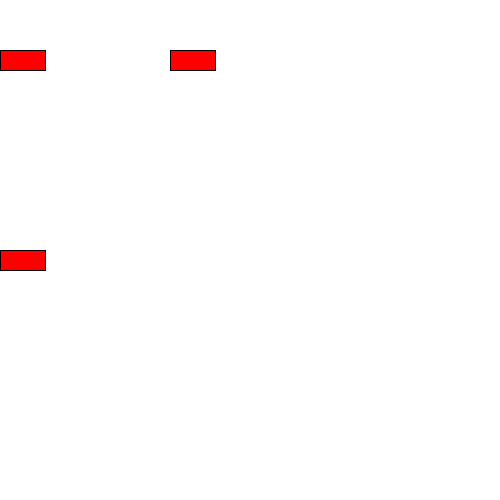
Frame 1 (no input)
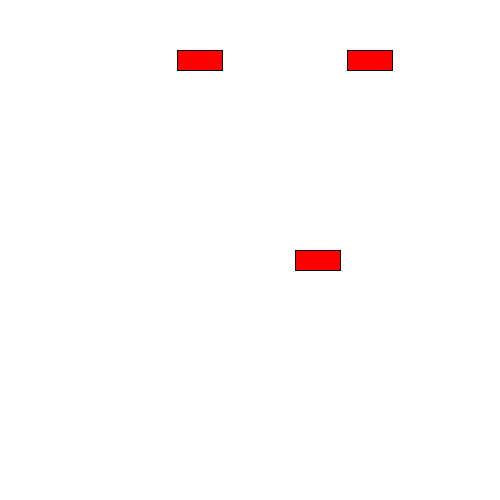
Frame 60 (the mouse pressed at the canvas centre just before this capture)
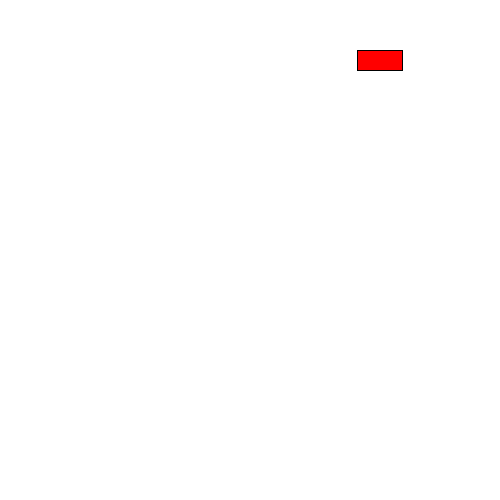
Frame 120 (the mouse held since frame 60 and released just before this capture)

The Processing sketch that drew these frames (run headless with seeded random() and noise(); from frame 60 on, the mouse is pressed at the canvas centre):

// Processing sketch: CarObject
// ── CarObject.pde
Car c1; 
Car c2; 
Car c3;

void setup() {
  size(500, 500);
  background(255);
  c1 = new Car(0, 50, 3); //<>//
  c2 = new Car(170, 50, 3);
  c3 = new Car(0, 250, 5);
}

void draw() { 
  background(255);
  c1.render();
  c1.update(); 
  
  c2.render();
  c2.update();
  
  c3.render();
  c3.update();
}

// ── Car.pde
class Car {
  int xPos;
  int yPos;
  int speed;
  
  Car(int x, int y, int s) {
    this.speed = s; 
    this.xPos  = x;
    this.yPos  = y;
  }
  
  void update() {
    xPos = xPos + speed; 
  }
  
  void render() {
    fill(255, 0, 0);
    rect(xPos, yPos, 45, 20);
  }
  
}
